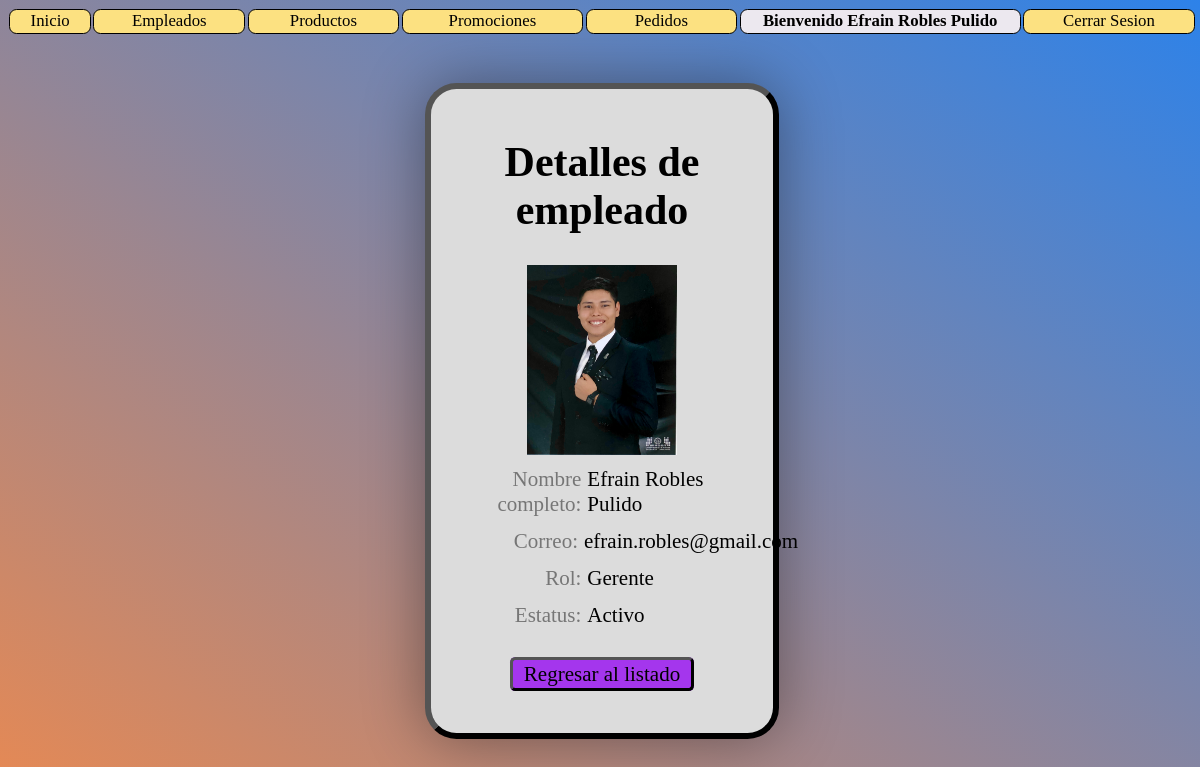
Page /B11-B12/Administrador/empleados_detalles.php?id=1 (signed in) on the committed database.
### tables this page shows
CREATE TABLE `empleados` (
  `id` int(11) NOT NULL,
  `nombre` varchar(128) NOT NULL,
  `apellidos` varchar(128) NOT NULL,
  `correo` varchar(128) NOT NULL,
  `pass` varchar(32) NOT NULL,
  `rol` int(1) NOT NULL,
  `archivo_n` varchar(255) NOT NULL,
  `archivo` varchar(128) NOT NULL,
  `status` int(1) NOT NULL DEFAULT 1,
  `eliminado` int(1) NOT NULL DEFAULT 0
);

### B11-B12/Administrador/empleados_detalles.php (the view, shortened to what this page needs)
<?php
    $con = conecta();
    $id = $_REQUEST['id'];
?>
<html>
    <head>
        <link href="./css/style_details.css?v=<?php echo time(); ?>" rel="stylesheet" type="text/css">
    </head>
    <body>
        <?php include('menu.php'); ?>
        <br><br><br>
        <div id="contenedor">
            <h1>Detalles de empleado</h1>
            <?php
                $sql = "SELECT * FROM empleados
                WHERE id = $id AND eliminado = 0";
                $res = $con->query($sql);
                if ($row = $res->fetch_array()) {
                        $nombre = $row["nombre"];
                        $apellidos = $row["apellidos"];
                        $correo = $row["correo"];
                        $estatus = $row["status"]==0?"Inactivo":"Activo";
                        $archivo = $row["archivo"];
                        if ($row["rol"] == 1){
                            $rol = "Gerente";
                        }elseif ($row["rol"] == 2){
                            $rol = "Ejecutivo";
                        }
                        echo "
                        <div class='data'>
                            <img id='imagen' src='./archivos/$archivo'>
                        </div>
                        <div class='data'>
                            <div id='etiqueta'>Nombre completo: </div>
                            <div id='info'>$nombre $apellidos</div>
                        </div>
                        <div class='data'>
                            <div id='etiqueta'>Correo: </div>
                            <div id='info'>$correo</div>
                        </div>
                        <div class='data'>
                            <div id='etiqueta'>Rol: </div>
                            <div id='info'>$rol</div>
                        </div>
                        <div class='data'>
                            <div id='etiqueta'>Estatus: </div>
                            <div id='info'>$estatus</div>
                        </div>";
                } else {
                    echo "No se encontraron resultados para la ID deseado";
                }
            ?>
            <br>
            <a class="opciones" id="regresar" href="./empleados_lista.php">Regresar al listado</a> <br><br>
        </div>
    </body>
</html>

### B11-B12/Administrador/css/style_details.css (style rules this page uses)
body { background: linear-gradient(-145deg,#2d82e9,#e78953); font-size: 14px; width: 99%; }
#contenedor { margin:auto; padding: 1em; text-align: center; width:25vw; min-width: 300px; box-shadow: 0 0 60px rgba(0, 0, 0, 0.38); border-radius: 1.5em; border: 6px outset black; background-color: gainsboro; font-size: 1.5em; }
#contenedor .data { display: flex; margin: 2% 0; padding: 1% 0; text-align: center; align-items: center; justify-items: center; }
#contenedor #etiqueta { color:#767676; width: 44%; text-align: right; }
#contenedor #info { border: 1px black; width: 56%; text-align: left; justify-self: left; padding-left: 2%; }
#contenedor .data #imagen { width: 50%; margin: auto; }
#contenedor .opciones#regresar { color:#000000; border: 3px outset black; background-color: #9406f2c5; padding:0.1em 0.5em; text-decoration: none; border-radius: 0.25em; margin: 20px; }
h1 { text-align: center; }

### rows in the picture
empleados: archivo (picture), nombre "Efrain", apellidos "Robles Pulido", correo "efrain.robles@gmail.com", rol "Gerente", status "Activo"

### other values in the picture
$nombreSession "Efrain Robles Pulido"
